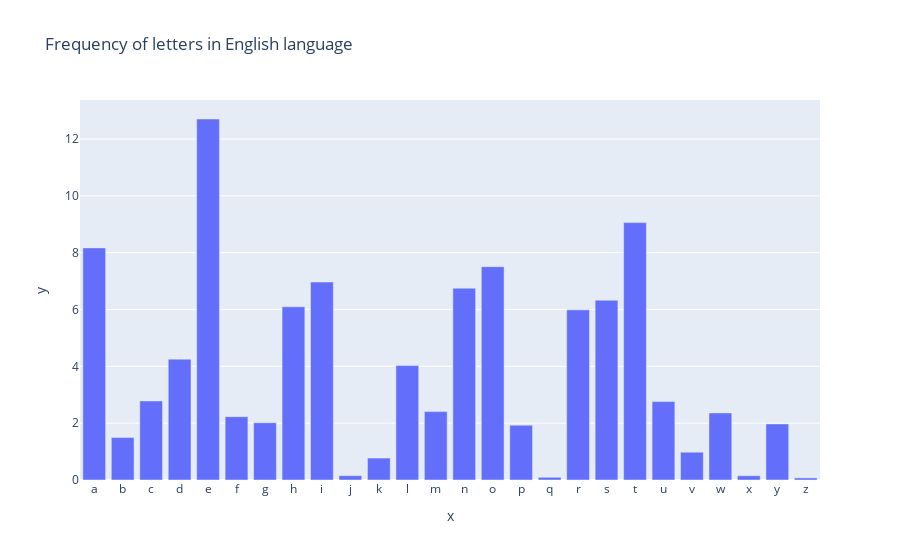

Notebook code cell kept with this figure:
### Code cell
fig = px.bar(x=list(engFreq.keys()), y=list(engFreq.values()), title="Frequency of letters in English language")
fig.show()

### Figure 1 — Plotly figure (JSON) as saved in the notebook; plotly's stock layout.template omitted (floating-point values rounded to 4 significant figures)
{"data": [{"alignmentgroup": "True", "hovertemplate": "x=%{x}<br>y=%{y}<extra></extra>", "legendgroup": "", "marker": {"color": "#636efa", "pattern": {"shape": ""}}, "name": "", "offsetgroup": "", "orientation": "v", "showlegend": false, "textposition": "auto", "type": "bar", "x": ["a", "b", "c", "d", "e", "f", "g", "h", "i", "j", "k", "l", "m", "n", "o", "p", "q", "r", "s", "t", "u", "v", "w", "x", "y", "z"], "xaxis": "x", "y": [8.167, 1.492, 2.782, 4.253, 12.7, 2.228, 2.015, 6.094, 6.966, 0.153, 0.772, 4.025, 2.406, 6.749, 7.507, 1.929, 0.095, 5.987, 6.327, 9.056, 2.758, 0.978, 2.36, 0.15, 1.974, 0.074], "yaxis": "y"}], "layout": {"barmode": "relative", "legend": {"tracegroupgap": 0}, "title": {"text": "Frequency of letters in English language"}, "xaxis": {"anchor": "y", "domain": [0, 1], "title": {"text": "x"}}, "yaxis": {"anchor": "x", "domain": [0, 1], "title": {"text": "y"}}}}
